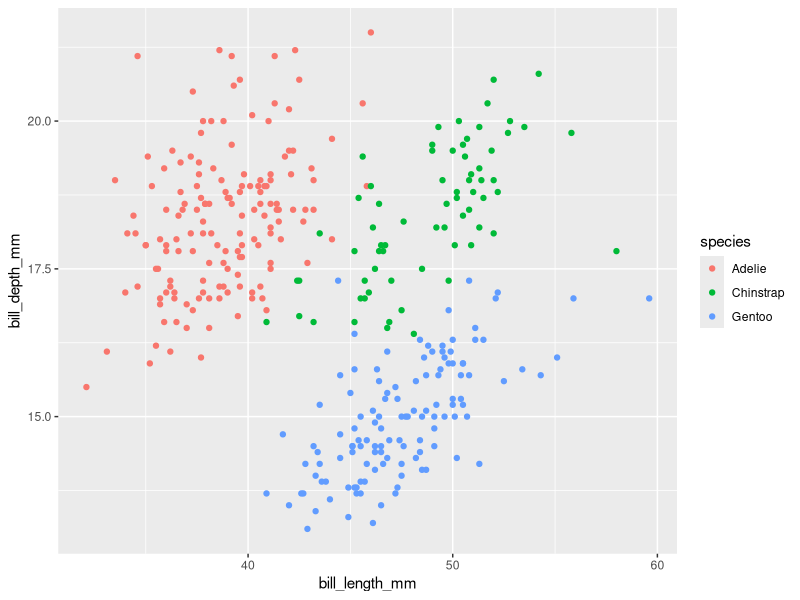
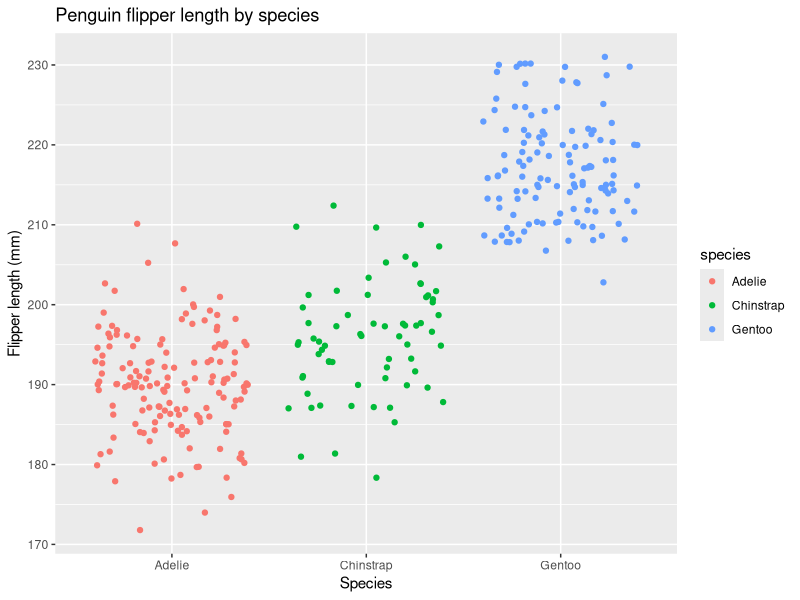

Source code (R) for these figures, in order:
## ---- chunk 1
library(tidyverse)
library(palmerpenguins)
## ---- chunk 2

#A

fx <- expression(x^2)
x <- 2
D(fx, 'x')
## ---- chunk 3
pa <- expression(2 * ((3 * a + 2)^4) - 5)
a <- 1.2
D(pa, 'a')
## ---- chunk 4
ggplot() +
  geom_point(data = penguins, 
             aes(x = bill_length_mm, 
                 y = bill_depth_mm,
                 color = species)
             )
## ---- chunk 5
ggplot() +
  geom_jitter(data = penguins, 
              aes(x = species,
                  y = flipper_length_mm,
                  color = species)) +
  labs(title = "Penguin flipper length by species",
       x = "Species",
       y = "Flipper length (mm)")
